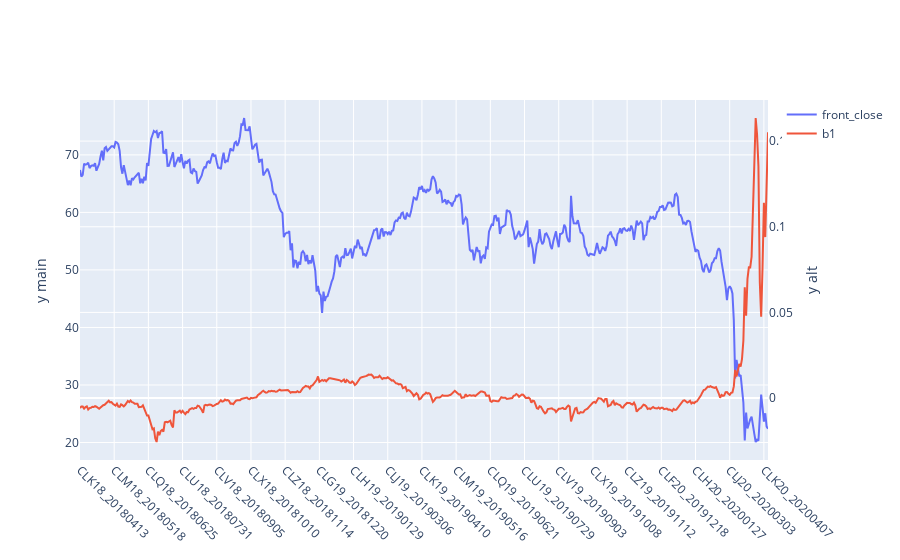

The cell this chart's notebook holds for it:
### Markdown cell above
### Display the *```b1 coefficient```*, which discribes the average slope of the forward curve.  This coefficient changes very similarly to changes in the ```*coefficient percent```* above.

### Code cell
df_temp = df_csm_close_percent[['yyyymmdd','front','b1']].copy()
df_temp['x'] = df_temp.apply(lambda r: f'{r.front}_{r.yyyymmdd}',axis=1)
df_temp['front_close'] = df_csm_close2[1].values
iplot(plotly_plot(df_temp[['x','front_close','b1']],x_column='x',yaxis2_cols=['b1']))

### Figure 1 — Plotly figure (JSON) as saved in the notebook; plotly's stock layout.template omitted (floating-point values rounded to 4 significant figures; data arrays with more than 128 entries replaced by an {"elided": "..."} marker saying what was removed)
{"data": [{"name": "front_close", "type": "scatter", "x": {"elided": "504 str values"}, "y": {"elided": "504 float values"}, "yaxis": "y"}, {"name": "b1", "type": "scatter", "x": {"elided": "504 str values"}, "y": {"elided": "504 float values"}, "yaxis": "y2"}], "layout": {"margin": {"b": 100}, "xaxis": {"tickangle": 45, "ticktext": ["CLK18_20180413", "CLM18_20180518", "CLQ18_20180625", "CLU18_20180731", "CLV18_20180905", "CLX18_20181010", "CLZ18_20181114", "CLG19_20181220", "CLH19_20190129", "CLJ19_20190306", "CLK19_20190410", "CLM19_20190516", "CLQ19_20190621", "CLU19_20190729", "CLV19_20190903", "CLX19_20191008", "CLZ19_20191112", "CLF20_20191218", "CLH20_20200127", "CLJ20_20200303", "CLK20_20200407"], "tickvals": ["CLK18_20180413", "CLM18_20180518", "CLQ18_20180625", "CLU18_20180731", "CLV18_20180905", "CLX18_20181010", "CLZ18_20181114", "CLG19_20181220", "CLH19_20190129", "CLJ19_20190306", "CLK19_20190410", "CLM19_20190516", "CLQ19_20190621", "CLU19_20190729", "CLV19_20190903", "CLX19_20191008", "CLZ19_20191112", "CLF20_20191218", "CLH20_20200127", "CLJ20_20200303", "CLK20_20200407"], "type": "category"}, "yaxis": {"title": {"text": "y main"}}, "yaxis2": {"overlaying": "y", "side": "right", "title": {"text": "y alt"}}}}
